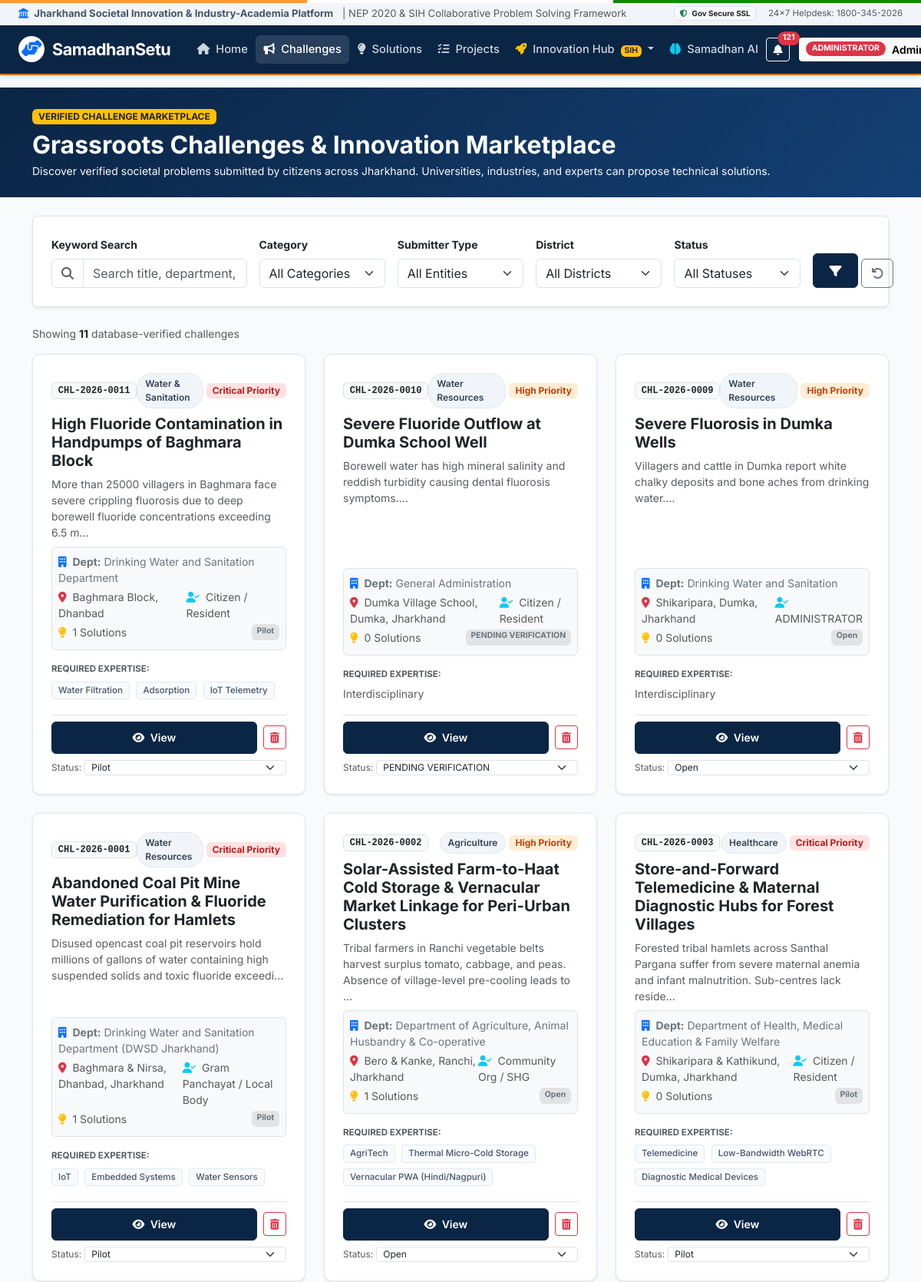
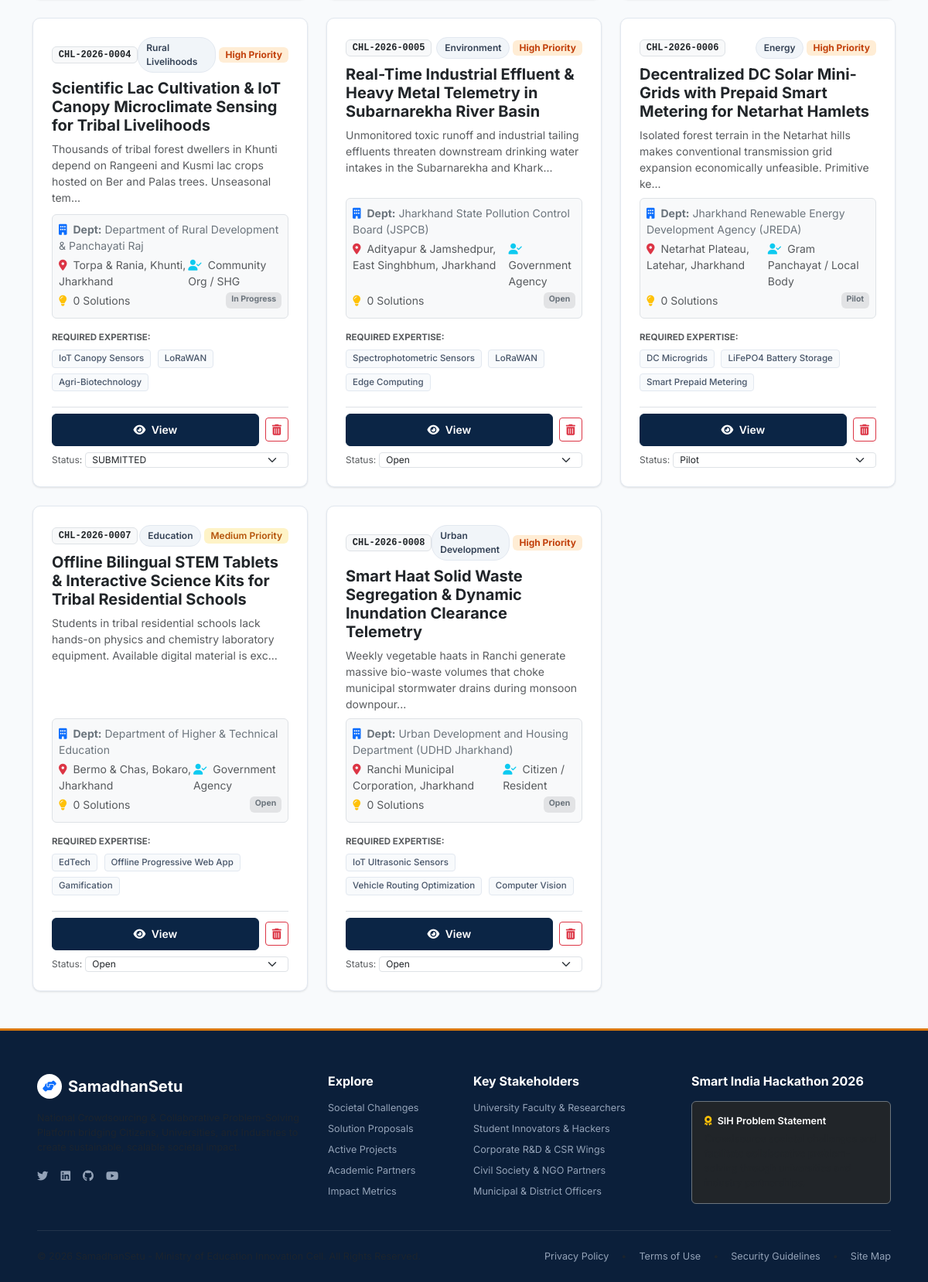
Page /challenges (signed in) on the committed database (2 pictures, top to bottom).
### app.py (models this page shows, shortened)
class Challenge(db.Model):
    __tablename__ = 'challenges'
    id = db.Column(db.Integer, primary_key=True)
    title = db.Column(db.String(250), nullable=False)
    description = db.Column(db.Text, nullable=False)
    category = db.Column(db.String(80), nullable=False)
    department = db.Column(db.String(150), nullable=False, default='General Administration')
    location = db.Column(db.String(150), nullable=False)
    priority = db.Column(db.String(30), nullable=False, default='Medium') # Low, Medium, High, Critical
    status = db.Column(db.String(50), default='Open') # Open, Under Review, Verified, In Progress, Pilot, Implemented, Closed
    created_date = db.Column(db.DateTime, default=datetime.utcnow)
    deadline = db.Column(db.DateTime, nullable=True)
    organization = db.Column(db.String(200), nullable=False, default='Municipal Corporation')
    required_skills = db.Column(db.Text, nullable=True)
    submitter_type = db.Column(db.String(100), default='Citizen / Resident')
    district = db.Column(db.String(100), default='Ranchi')
    block = db.Column(db.String(100), nullable=True)
    media_url = db.Column(db.String(255), nullable=True)
    document_url = db.Column(db.String(255), nullable=True)
    assigned_university = db.Column(db.String(200), nullable=True)
    nep_aligned = db.Column(db.Boolean, default=True)
    expected_solution_type = db.Column(db.String(100), default='Software / Hardware Prototype')
    affected_population = db.Column(db.String(200), default='General Community')
    people_affected_count = db.Column(db.Integer, default=10000)
    existing_solutions = db.Column(db.Text, nullable=True)
    shortcomings = db.Column(db.Text, nullable=True)
    required_technology = db.Column(db.Text, nullable=True)
    expected_outcome = db.Column(db.Text, nullable=True)
    ai_impact_score = db.Column(db.Integer, default=85)
    views_count = db.Column(db.Integer, default=240)
    followers_count = db.Column(db.Integer, default=28)
    created_by_id = db.Column(db.Integer, db.ForeignKey('users.id'), nullable=True)
    solutions = db.relationship('Solution', backref='challenge', lazy=True, cascade='all, delete-orphan')
    projects = db.relationship('Project', backref='challenge', lazy=True)
    invitations = db.relationship('TeamInvitation', backref='challenge', lazy=True, cascade='all, delete-orphan')
    problem_dna = db.relationship('ProblemDNA', backref='challenge', uselist=False, lazy=True, cascade='all, delete-orphan')
    @property
    def code(self):
        return f"CHL-2026-{self.id:04d}"
    @property
    def severity(self):
        return self.priority
    @property
    def created_at(self):
        return self.created_date

### app.py (the view, shortened to what this page needs)
@app.route('/challenges')
def challenges():
    user = get_current_user()
    is_admin = (user and user.user_type == 'ADMINISTRATOR')
    query_text = request.args.get('q', '').strip()
    category_filter = request.args.get('category', '').strip()
    department_filter = request.args.get('department', '').strip()
    status_filter = request.args.get('status', '').strip()
    priority_filter = request.args.get('priority', '').strip()
    location_filter = request.args.get('location', '').strip()
    submitter_type_filter = request.args.get('submitter_type', '').strip()
    district_filter = request.args.get('district', '').strip()
    query = Challenge.query
    if not is_admin:
        query = query.filter(Challenge.status.in_([
            'APPROVED', 'VERIFIED', 'Verified', 'Open', 'In Progress', 'Pilot', 'Implemented', 'Completed'
        ]))
    if category_filter and category_filter != 'All':
        query = query.filter(Challenge.category == category_filter)
    if department_filter and department_filter != 'All':
        query = query.filter(Challenge.department == department_filter)
    if status_filter and status_filter != 'All':
        query = query.filter(Challenge.status == status_filter)
    if priority_filter and priority_filter != 'All':
        query = query.filter(Challenge.priority == priority_filter)
    if submitter_type_filter and submitter_type_filter != 'All':
        query = query.filter(Challenge.submitter_type == submitter_type_filter)
    if district_filter and district_filter != 'All':
        query = query.filter((Challenge.district == district_filter) | (Challenge.location.ilike(f"%{district_filter}%")))
    if location_filter:
        query = query.filter(Challenge.location.ilike(f"%{location_filter}%"))
    challenges_list = deduplicate_challenges(query.order_by(Challenge.created_date.desc()).all())
    return render_template('challenges.html',
        challenges=challenges_list,
        query_text=query_text,
        category_filter=category_filter,
        department_filter=department_filter,
        status_filter=status_filter,
        priority_filter=priority_filter,
        location_filter=location_filter,
        submitter_type_filter=submitter_type_filter,
        district_filter=district_filter,
        all_submitter_types=SUBMITTER_TYPES,
        all_districts=JHARKHAND_DISTRICTS,
        is_admin=is_admin
    )

### templates/challenges.html (shortened to what this page needs)
{% extends "base.html" %}
{% block content %}
<div class="bg-primary text-white py-4 mb-4" style="background: linear-gradient(135deg, #0b2545 0%, #134074 100%);">
    <div class="container">
        <div class="d-flex flex-column flex-md-row justify-content-between align-items-md-center gap-3">
            <div>
                <span class="badge bg-warning text-dark text-uppercase px-2 py-1 mb-2 fw-bold">Verified Challenge Marketplace</span>
                <h2 class="fw-bold mb-1">Grassroots Challenges & Innovation Marketplace</h2>
                <p class="text-light opacity-90 small mb-0">Discover verified societal problems submitted by citizens across Jharkhand. Universities, industries, and experts can propose technical solutions.</p>
            </div>
        </div>
    </div>
</div>
<div class="container mb-5">
    <div class="card border shadow-sm mb-4">
        <div class="card-body p-3 p-md-4">
            <form method="GET" action="{{ url_for('challenges') }}">
                <div class="row g-3">
                    <div class="col-lg-3">
                        <label class="form-label small fw-bold text-dark">Keyword Search</label>
                        <div class="input-group">
                            <span class="input-group-text bg-white"><i class="fas fa-search text-muted"></i></span>
                            <input type="text" name="q" class="form-control" placeholder="Search title, department, skills..." value="{{ query_text or '' }}">
                        </div>
                    </div>
                    <div class="col-md-3 col-lg-2">
                        <label class="form-label small fw-bold text-dark">Category</label>
                        <select name="category" class="form-select">
                            <option value="All">All Categories</option>
                        </select>
                    </div>
                    <div class="col-md-3 col-lg-2">
                        <label class="form-label small fw-bold text-dark">Submitter Type</label>
                        <select name="submitter_type" class="form-select">
                            <option value="All">All Entities</option>
                        </select>
                    </div>
                    <div class="col-md-3 col-lg-2">
                        <label class="form-label small fw-bold text-dark">District</label>
                        <select name="district" class="form-select">
                            <option value="All">All Districts</option>
                        </select>
                    </div>
                    <div class="col-md-3 col-lg-2">
                        <label class="form-label small fw-bold text-dark">Status</label>
                        <select name="status" class="form-select">
                            <option value="All">All Statuses</option>
                        </select>
                    </div>
                    <div class="col-md-3 col-lg-1 d-flex align-items-end gap-1">
                        <button type="submit" class="btn btn-primary-gov w-100" title="Apply Filters">
                            <i class="fas fa-filter"></i>
                        </button>
                        <a href="{{ url_for('challenges') }}" class="btn btn-outline-secondary" title="Reset Filters">
                            <i class="fas fa-undo"></i>
                        </a>
                    </div>
                </div>
            </form>
        </div>
    </div>
    <div class="d-flex justify-content-between align-items-center mb-3">
        <div class="text-muted small">
            Showing <strong class="text-dark">{{ challenges|length }}</strong> database-verified challenges
        </div>
    </div>
    <div class="row g-4" id="challengesContainer">
        {% if challenges %}
            {% set seen_c_keys = [] %}
            {% for c in challenges %}
            {% set c_key = (c.id|string) ~ '_' ~ (c.title|trim|lower) %}
            {% if c_key not in seen_c_keys %}
            {% set _ = seen_c_keys.append(c_key) %}
            <div class="col-md-6 col-lg-4 challenge-item-card">
                <div class="challenge-card h-100">
                    <div class="d-flex justify-content-between align-items-center mb-2">
                        <span class="badge bg-light text-dark border font-monospace">{{ c.code }}</span>
                        <div class="d-flex align-items-center gap-1">
                            <span class="badge-category">{{ c.category }}</span>
                            <span class="badge badge-severity-{{ c.priority.lower() }} px-2 py-1 rounded">
                                {{ c.priority }} Priority
                            </span>
                        </div>
                    </div>
                    <h5 class="fw-bold text-dark mb-2">
                        <a href="{{ url_for('challenge_detail', challenge_id=c.id) }}" class="text-decoration-none text-dark hover-primary">
                            {{ c.title }}
                        </a>
                    </h5>
                    <p class="text-muted small flex-grow-1 mb-2">
                        {{ c.description[:130] }}...
                    </p>
                    <div class="p-2 rounded bg-light border mb-3 small">
                        <div class="text-secondary mb-1">
                            <i class="fas fa-building text-primary me-1"></i> <strong>Dept:</strong> {{ c.department }}
                        </div>
                        <div class="d-flex justify-content-between text-muted mb-1">
                            <span><i class="fas fa-map-marker-alt text-danger me-1"></i> {{ c.location }}</span>
                            <span><i class="fas fa-user-check text-info me-1"></i> {{ c.submitter_type or 'Citizen' }}</span>
                        </div>
                        <div class="d-flex justify-content-between text-muted mb-1">
                            <span><i class="fas fa-lightbulb text-warning me-1"></i> {{ c.solutions|length }} Solutions</span>
                            {% if c.status in ['APPROVED', 'VERIFIED'] %}
                                <span class="badge bg-success"><i class="fas fa-check-circle me-1"></i> VERIFIED</span>
                            {% else %}
                                <span class="badge bg-secondary-subtle text-secondary">{{ c.status }}</span>
                            {% endif %}
                        </div>
                    </div>
                    <div class="mb-3">
                        <div class="text-muted small mb-1 fw-bold" style="font-size: 0.72rem;">REQUIRED EXPERTISE:</div>
                        <div>
                            {% if c.required_skills %}
                                {% for skill in c.required_skills.split(',')[:3] %}
                                    <span class="skill-tag">{{ skill.strip() }}</span>
                                {% endfor %}
                            {% else %}
                                <span class="text-muted small">Interdisciplinary</span>
                            {% endif %}
                        </div>
                    </div>
                    <div class="pt-2 border-top mt-auto">
                        {% if session.get('user_role') == 'ADMINISTRATOR' or is_admin %}
                        <div class="d-flex justify-content-between align-items-center mb-2">
                            <a href="{{ url_for('challenge_detail', challenge_id=c.id) }}" class="btn btn-sm btn-primary-gov flex-grow-1 me-2">
                                <i class="fas fa-eye me-1"></i> View
                            </a>
                            <form method="POST" action="{{ url_for('delete_challenge', challenge_id=c.id) }}" onsubmit="return confirm('Are you sure you want to delete this challenge permanently from the database?');" class="d-inline">
                                <button type="submit" class="btn btn-sm btn-outline-danger" title="Delete Challenge">
                                    <i class="fas fa-trash-alt"></i>
                                </button>
                            </form>
                        </div>
                        <form method="POST" action="{{ url_for('update_challenge_status', challenge_id=c.id) }}" class="d-flex gap-1 align-items-center">
                            <span class="small text-muted" style="font-size: 0.75rem;">Status:</span>
                            <select name="status" class="form-select form-select-sm py-0" style="font-size: 0.75rem;" onchange="this.form.submit()">
                                {% for st in all_statuses %}
                                    <option value="{{ st }}" {% if c.status == st %}selected{% endif %}>{{ st }}</option>
                                {% endfor %}
                            </select>
                        </form>
                        {% endif %}
                    </div>
                </div>
            </div>
            {% endif %}
            {% endfor %}
        {% endif %}
    </div>
</div>
{% endblock %}

### rows in the picture
Challenge: code "CHL-2026-0011", category "Water & Sanitation", priority "Critical", title "High Fluoride Contamination in Handpumps of Baghmara Block", description "More than 25000 villagers in Baghmara face severe crippling fluorosis due to deep borewell fluoride concentrations exceeding 6.5 m", department "Drinking Water and Sanitation Department", location "Baghmara Block, Dhanbad", submitter_type "Citizen / Resident", solutions|length "1", status "Pilot", strip "Water Filtration" "Adsorption" "IoT Telemetry"
Challenge: code "CHL-2026-0010", category "Water Resources", priority "High", title "Severe Fluoride Outflow at Dumka School Well", description "Borewell water has high mineral salinity and reddish turbidity causing dental fluorosis symptoms.", department "General Administration", location "Dumka Village School, Dumka, Jharkhand", submitter_type "Citizen / Resident", solutions|length "0", status "PENDING VERIFICATION", shows "Interdisciplinary"
Challenge: code "CHL-2026-0009", category "Water Resources", priority "High", title "Severe Fluorosis in Dumka Wells", description "Villagers and cattle in Dumka report white chalky deposits and bone aches from drinking water.", department "Drinking Water and Sanitation", location "Shikaripara, Dumka, Jharkhand", submitter_type "ADMINISTRATOR", solutions|length "0", status "Open", required_skills "Interdisciplinary"
Challenge: code "CHL-2026-0001", category "Water Resources", priority "Critical", title "Abandoned Coal Pit Mine Water Purification & Fluoride Remediation for Hamlets", description "Disused opencast coal pit reservoirs hold millions of gallons of water containing high suspended solids and toxic fluoride exceedi", department "Drinking Water and Sanitation Department (DWSD Jharkhand)", location "Baghmara & Nirsa, Dhanbad, Jharkhand", submitter_type "Gram Panchayat / Local Body", solutions|length "1", status "Pilot", strip "IoT" "Embedded Systems" "Water Sensors"
Challenge: code "CHL-2026-0002", category "Agriculture", priority "High", title "Solar-Assisted Farm-to-Haat Cold Storage & Vernacular Market Linkage for Peri-Urban Clusters", description "Tribal farmers in Ranchi vegetable belts harvest surplus tomato, cabbage, and peas. Absence of village-level pre-cooling leads to", department "Department of Agriculture, Animal Husbandry & Co-operative", location "Bero & Kanke, Ranchi, Jharkhand", submitter_type "Community Org / SHG", solutions|length "1", status "Open", strip "AgriTech" "Thermal Micro-Cold Storage" "Vernacular PWA (Hindi/Nagpuri)"
Challenge: code "CHL-2026-0003", category "Healthcare", priority "Critical", title "Store-and-Forward Telemedicine & Maternal Diagnostic Hubs for Forest Villages", description "Forested tribal hamlets across Santhal Pargana suffer from severe maternal anemia and infant malnutrition. Sub-centres lack reside", department "Department of Health, Medical Education & Family Welfare", location "Shikaripara & Kathikund, Dumka, Jharkhand", submitter_type "Citizen / Resident", solutions|length "0", status "Pilot", strip "Telemedicine" "Low-Bandwidth WebRTC" "Diagnostic Medical Devices"
Challenge: code "CHL-2026-0004", category "Rural Livelihoods", priority "High", title "Scientific Lac Cultivation & IoT Canopy Microclimate Sensing for Tribal Livelihoods", description "Thousands of tribal forest dwellers in Khunti depend on Rangeeni and Kusmi lac crops hosted on Ber and Palas trees. Unseasonal tem", department "Department of Rural Development & Panchayati Raj", location "Torpa & Rania, Khunti, Jharkhand", submitter_type "Community Org / SHG", solutions|length "0", status "In Progress", strip "IoT Canopy Sensors" "LoRaWAN" "Agri-Biotechnology"
Challenge: code "CHL-2026-0005", category "Environment", priority "High", title "Real-Time Industrial Effluent & Heavy Metal Telemetry in Subarnarekha River Basin", description "Unmonitored toxic runoff and industrial tailing effluents threaten downstream drinking water intakes in the Subarnarekha and Khark", department "Jharkhand State Pollution Control Board (JSPCB)", location "Adityapur & Jamshedpur, East Singhbhum, Jharkhand", submitter_type "Government Agency", solutions|length "0", status "Open", strip "Spectrophotometric Sensors" "LoRaWAN" "Edge Computing"
Challenge: code "CHL-2026-0006", category "Energy", priority "High", title "Decentralized DC Solar Mini-Grids with Prepaid Smart Metering for Netarhat Hamlets", description "Isolated forest terrain in the Netarhat hills makes conventional transmission grid expansion economically unfeasible. Primitive ke", department "Jharkhand Renewable Energy Development Agency (JREDA)", location "Netarhat Plateau, Latehar, Jharkhand", submitter_type "Gram Panchayat / Local Body", solutions|length "0", status "Pilot", strip "DC Microgrids" "LiFePO4 Battery Storage" "Smart Prepaid Metering"
Challenge: code "CHL-2026-0007", category "Education", priority "Medium", title "Offline Bilingual STEM Tablets & Interactive Science Kits for Tribal Residential Schools", description "Students in tribal residential schools lack hands-on physics and chemistry laboratory equipment. Available digital material is exc", department "Department of Higher & Technical Education", location "Bermo & Chas, Bokaro, Jharkhand", submitter_type "Government Agency", solutions|length "0", status "Open", strip "EdTech" "Offline Progressive Web App" "Gamification"
Challenge: code "CHL-2026-0008", category "Urban Development", priority "High", title "Smart Haat Solid Waste Segregation & Dynamic Inundation Clearance Telemetry", description "Weekly vegetable haats in Ranchi generate massive bio-waste volumes that choke municipal stormwater drains during monsoon downpour", department "Urban Development and Housing Department (UDHD Jharkhand)", location "Ranchi Municipal Corporation, Jharkhand", submitter_type "Citizen / Resident", solutions|length "0", status "Open", strip "IoT Ultrasonic Sensors" "Vehicle Routing Optimization" "Computer Vision"

### other values in the picture
{{ unread_count }} "121"
{{ challenges|length }} "11"
form field status "SUBMITTED"
